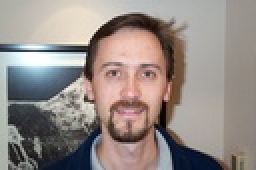
%> input picture 4/faces/8/image_0138.jpg, 128 x 85 px, shrunk from 896 x 592 before the run (shown 2 times larger)
$ octave project4.m   (GNU Octave 9; MATLAB toolbox functions it lacks are replaced by stand-ins)
%> lines starting %> are read from the running program, lines starting %| are printed output that depends on the picture; in (x1, y1, x2, y2) boxes, pixels count from 0 and x2, y2 are one past the last pixel; in counts of white or black regions, pixels touching at a corner belong together; the program's own positions count from 1
### 4/findskin.m
% Does the face finding algorithms for all of the different types of characterizations

function [nmout,bcout] = findskin(image, p_skin, p_other, m_skin, m_other, s_skin, s_other)

	[height, width, depth] = size(image);

	% skin classification using nearest mean classifier
	nmout=zeros([height width]);
	for r=1: height;
	    for c=1: width;
	        % if it is closer to the mean it is a face pixel
            skin_diff = m_skin-image(r,c);
            other_diff = m_other-image(r,c);
	        if skin_diff*(skin_diff') < other_diff*(other_diff')
	            nmout(r,c) = 1;
	        end
	    end
    end

	% bayes classification
	bcout = zeros([height, width]);

	for r=1: height;
	    for c=1:width;
            b_skin=1;
            b_other=1;
            for i=1:depth
                b_skin = b_skin * gaussmf(image(r,c,i),[s_skin(i) m_skin(i)]);
                b_other = b_other * gaussmf(image(r,c,i), [s_other(i) m_other(i)]);
            end
	        b_skin = p_skin * b_skin;
	        b_other = p_other * b_other;
	        if (b_skin > b_other)
	            bcout(r,c) = 1;
	        end
	    end
	end

end

### 4/project4.m
% Collects the face masks for all of the images and saves them to disk
% project 4
% Jason, Blake, Jen

getdists=0;
plotgauss=0;
dohsv=0;
dogreen=0;
dosat=0;
doskin=0;
do2d=0;
calccov=0;
doskin2d=0;
doskin3d=1;

if getdists
    dirlist = dir('faces/*');
    basedir = 'faces';
    maskdir = 'masks';
    facehue  = [];
    otherhue = [];
    facegreen = [];
    othergreen = [];
    facesat = [];
    othersat = [];
    for x=3: length(dirlist)
        if (dirlist(x).isdir==1)%make sure it's a dir
            imgdir = strcat(basedir,'/',dirlist(x).name);
            imgsearch = strcat(imgdir,'/*.jpg');
            maskfolder = strcat(maskdir,'/',dirlist(x).name);

            imlist=dir(imgsearch);

            for y=1: length(imlist)
                imgpath = strcat(imgdir,'/',imlist(y).name);
                img = imread(imgpath);
                maskpath = strcat(maskfolder,'/',imlist(y).name);
                mask = imread(maskpath);
                if dohsv
                    HSVimage = rgb2hsv(img);
                    normhue = mod(HSVimage(:,:,1)+.2,1);
                    [fhue,ohue] = facedist(normhue,mask);
                    facehue = [facehue; fhue(:)];
                    otherhue = [otherhue; ohue(:)];
                end
                if dogreen
                    %repeat for normalized green
                    img = double(img);

                    normgreen = img(:,:,2) ./ (img(:,:,1) + img(:,:,2) + img(:,:,3));
                    normgreen(isnan(normgreen)) = 0;
                    [fgreen, ogreen] = facedist(normgreen, mask);

                    facegreen = [facegreen; fgreen(:)];
                    othergreen = [othergreen; ogreen(:)];
                end

                if dosat
                    hsv_img = rgb2hsv(img);
%                     lab_norm = sqrt(lab_img(:,:,2).*lab_img(:,:,2)+lab_img(:,:,3).*lab_img(:,:,3));
                    sat_norm = hsv_img(:,:,2);
                    [f_sat, o_sat] = facedist(sat_norm, mask);

                    facesat = [facesat;f_sat(:)];
                    othersat = [othersat;o_sat(:)];
                end
            end
        end
    end

    if dohsv
        % hues
        h_m_skin = mymean(facehue(:))
        h_s_skin = sqrt(myvariance(facehue(:),h_m_skin))
        h_m_other = mymean(otherhue(:))
        h_s_other = sqrt(myvariance(otherhue(:),h_m_other))
    end

    if dogreen
    % greens
    g_m_skin = mymean(facegreen(:))
    g_s_skin = sqrt(myvariance(facegreen(:), g_m_skin))
    g_m_other = mymean(othergreen(:))
    g_s_other = sqrt(myvariance(othergreen(:),g_m_other))
    end

    if dosat

        c_m_skin = mymean(facesat)
        c_s_skin = sqrt(myvariance(facesat(:),c_m_skin))
        c_m_other = mymean(othersat)
        c_s_other = sqrt(myvariance(othersat(:),c_m_other))
    end
else
    %initialize these to the calculated values
    h_m_skin = 0.2143;
    h_s_skin = 0.1154;
    h_m_other = 0.4502;
    h_s_other = 0.2166;
    g_m_skin = 0.3035;
    g_s_skin = 0.0244;
    g_m_other = 0.3372;
    g_s_other = 0.0488;
    c_m_skin = 0.2673;
    c_s_skin = 0.1260;
    c_m_other = 0.2730;
    c_s_other = 0.2262;
end

if plotgauss
    % initialize the sampling vector
    x = 0:0.01:1;
    if dohsv
    % find the hue distributions
    figure;
    subplot(221);imhist(facehue);title('Face');

    y = gaussmf(x,[h_s_skin h_m_skin]);
    subplot(223); plot(x,y); title('Skin distribution');
    subplot(222);imhist(otherhue); title('Other');

    y = gaussmf(x,[h_s_other h_m_other]);
    subplot(224); plot(x,y); title('Other distribution');
    end

    if dogreen
        % find normalized green components
        figure;
        subplot(221);imhist(facegreen);title('Face');

        y = gaussmf(x,[g_s_skin g_m_skin]);
        subplot(223); plot(x,y); title('Skin distribution');

        subplot(222);imhist(othergreen); title('Other');

        y = gaussmf(x,[g_s_other g_m_other]);
        subplot(224); plot(x,y); title('Other distribution');
    end

    if dosat
        % find normalized green components
        figure;
        subplot(221);imhist(facesat);title('Face');

        y = gaussmf(x,[c_s_skin c_m_skin]);
        subplot(223); plot(x,y); title('Skin distribution');

        subplot(222);imhist(othersat); title('Other');

        y = gaussmf(x,[c_s_other c_m_other]);
        subplot(224); plot(x,y); title('Other distribution');
    end
end

% [6 lines of commented-out code are left out]
if doskin || doskin2d || doskin3d
%     reg_img = imread('faces/group.jpg');
%     reg_img =  imread('faces/2/image_0022.jpg');
    reg_img =  imread('faces/8/image_0138.jpg');
%> reg_img is the input picture: size 85x128x3 uint8; mean R, G, B 148.4, 138.5, 133.9
    %hueify
    img_hsv = rgb2hsv(reg_img);
%> img_hsv: size 85x128x3 double; mean H, S, V 0.209, 0.187, 0.6
    img_hue = mod(img_hsv(:,:,1)+.2,1);
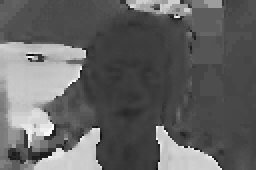
%> img_hue: size 85x128 double (shown 2 times larger); min 0.0333, max 0.986, mean 0.39
    %green
    d_img = double(reg_img);
    img_green = d_img(:,:,2) ./ (d_img(:,:,1) + d_img(:,:,2) + d_img(:,:,3));
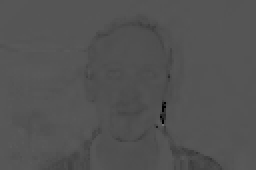
%> img_green: size 85x128 double (shown 2 times larger); min 0, max 0.444, mean 0.326
    img_green(isnan(img_green)) = 0;
    % saturation
    img_sat = img_hsv(:,:,2);
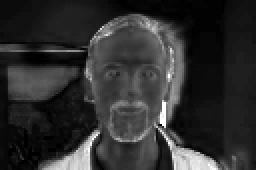
%> img_sat: size 85x128 double (shown 2 times larger); min 0, max 1, mean 0.187
end

if doskin

    [hue_nmout, hue_bcout] = findskin(img_hue, .4, .6, h_m_skin, h_m_other, h_s_skin, h_s_other);

    %display the data
    figure;
    subplot(311); imshow(reg_img); title('Goatee hue');
    subplot(312); imshow(hue_nmout); title('Nearest mean classifier');
    subplot(313); imshow(hue_bcout); title('Bayesian classifier');

    %plot the normalized green

    [green_nmout,green_bcout] = findskin(img_green, .5, .5, g_m_skin, g_m_other, g_s_skin, g_s_other);

    figure;
    subplot(311); imshow(reg_img); title('Goatee green');
    subplot(312); imshow(green_nmout); title('Nearest mean classifier');
    subplot(313); imshow(green_bcout); title('Bayesian classifier');
end

if do2d
    % plot 2d feature vector
    o_hue=otherhue;
    o_green=othergreen;
    f_hue=facehue;
    f_green=facegreen;
% [4 lines of commented-out code are left out]
    figure; scatter(o_hue,o_green);
    hold on; scatter(f_hue,f_green);
end


if calccov
    f_cov = cov(facehue,facegreen)
%     otherhue=decimate(otherhue,5);
%     othergreen=decimate(othergreen,5);
    o_cov = cov(otherhue,othergreen)
else
    f_cov = [0.0133,0.0004;0.0004,0.0006];
    o_cov = [0.0430,0.0015;0.0015,0.0019];
end

if doskin2d
    img_2d=[];
    img_2d(:,:,1) = img_hue;
    img_2d(:,:,2) = img_green;
    [nmout_2d,bcout_2d] = findskin(img_2d, [.5 .5], [.5 .5],[h_m_skin g_m_skin], [h_m_other g_m_other], [h_s_skin g_s_skin], [h_s_other g_s_other]);
    figure;
    subplot(311); imshow(reg_img); title('2d feature');
    subplot(312); imshow(nmout_2d); title('Nearest mean classifier');
    subplot(313); imshow(bcout_2d); title('Bayesian classifier');
end

if doskin3d
    img_3d=[];
    img_3d(:,:,1) = img_hue;
    img_3d(:,:,2) = img_green;
    img_3d(:,:,3) = img_sat;
%> img_3d: size 85x128x3 double; mean H, S, V 0.39, 0.326, 0.187
    [nmout_3d,bcout_3d] = findskin(img_3d, [.5 .5 .5], [.5 .5 .5],[h_m_skin g_m_skin c_m_skin], [h_m_other g_m_other c_m_other], [h_s_skin g_s_skin c_s_skin], [h_s_other g_s_other c_s_other]);
%> after the loop in findskin, `for r=1: height;`:
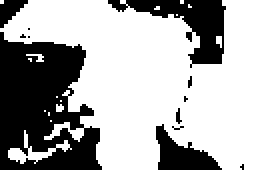
%> nmout: size 85x128 double (shown 2 times larger); values 0 (black) and 1 (white), 65.8% white; 12 black regions (8 under 20 px), largest, box (x1, y1, x2, y2) and area: (0, 16, 51, 85) 2449, (54, 0, 113, 34) 749, (78, 62, 111, 85) 374, (0, 0, 14, 14) 108
%> after the loop in findskin, `for r=1: height;`:
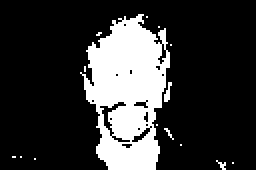
%> bcout: size 85x128 double (shown 2 times larger); values 0 (black) and 1 (white), 21.3% white; 15 white regions (13 under 20 px), largest, box (x1, y1, x2, y2) and area: (40, 7, 85, 85) 2255, (82, 41, 86, 51) 21
    figure;
    subplot(311); imshow(reg_img); title('3d feature');
    subplot(312); imshow(nmout_3d); title('Nearest mean classifier');
    subplot(313); imshow(bcout_3d); title('Bayesian classifier');
end
